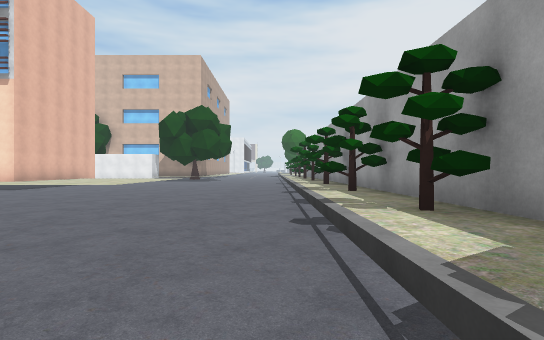
view 1 (above)

24 first-person views from a walk through a scene from a Unity 3-D project. The camera is 1.4 m above the floor, looks level and sees 80° across. The floor is counted in squares, 2 m on a side. Each view is taken from the middle of a square. On the plan, view 1 faces up. The plan holds only what a view shows up to about 10 squares ahead; the rest is blank. The place goes on beyond the plan. The player is left out. Some surface patterns are stand-ins.

view 2
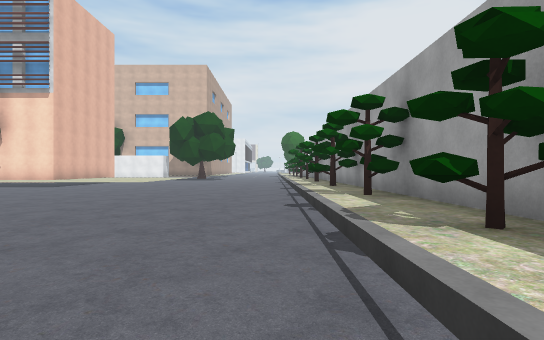

view 3
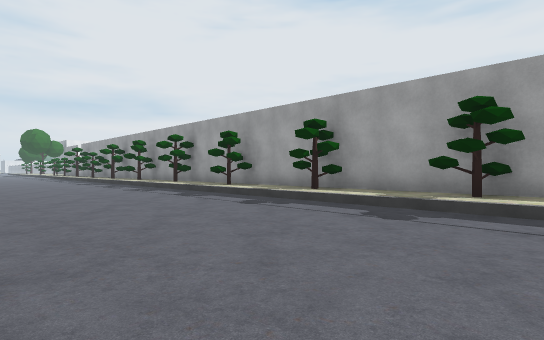

view 4
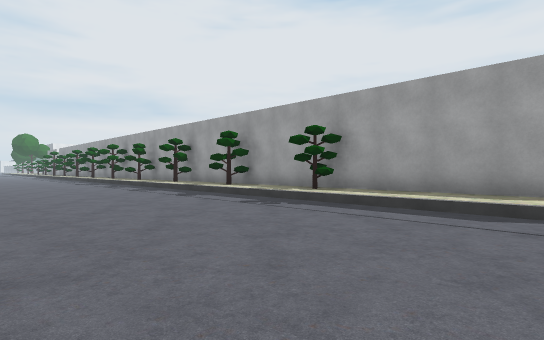

view 5
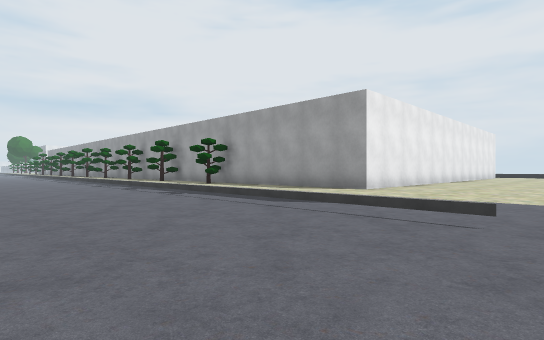

view 6
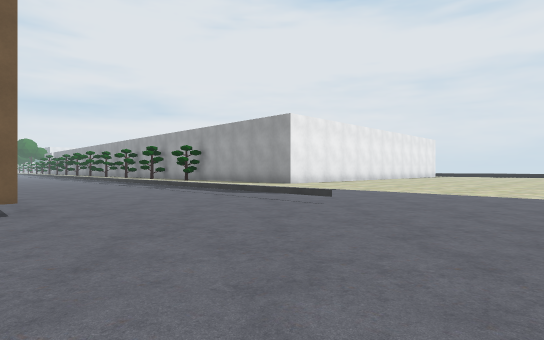

view 7
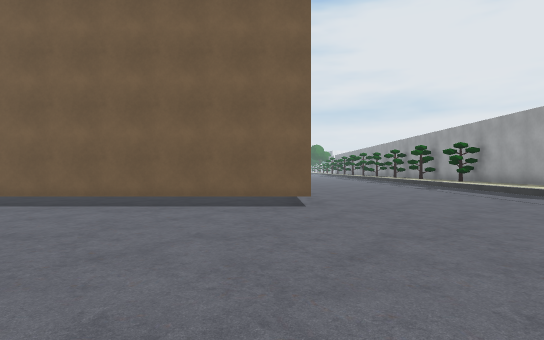

view 8
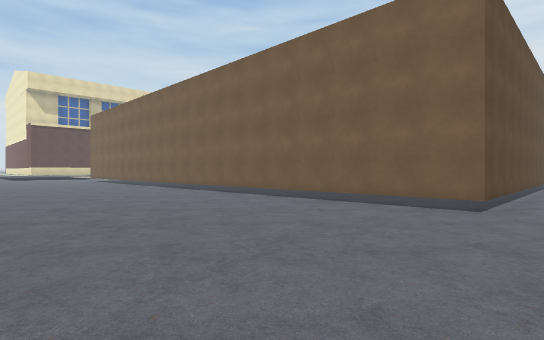

view 9
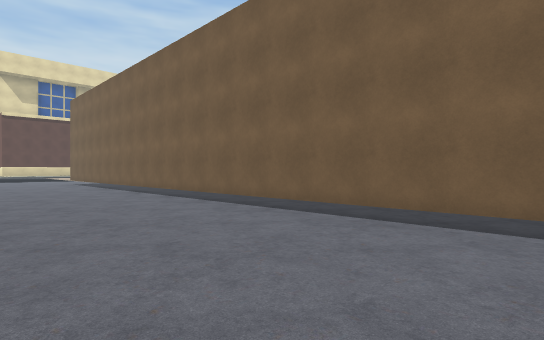

view 10
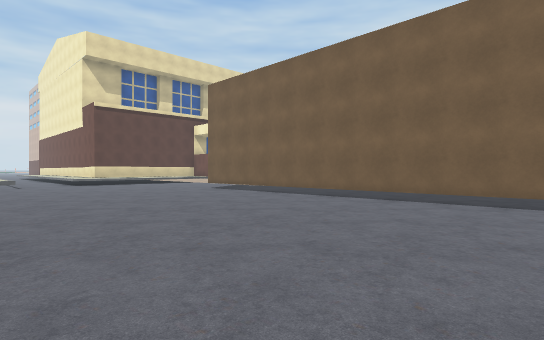

view 11
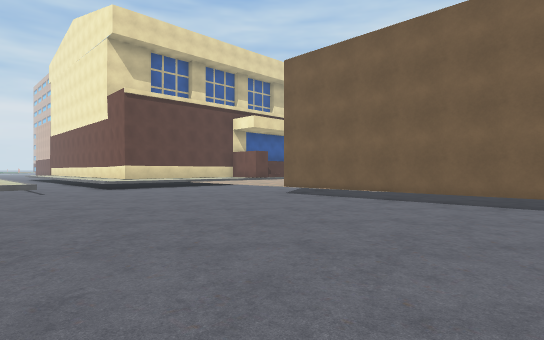

view 12
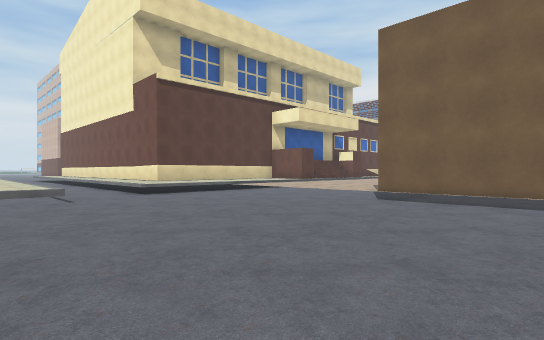

view 13
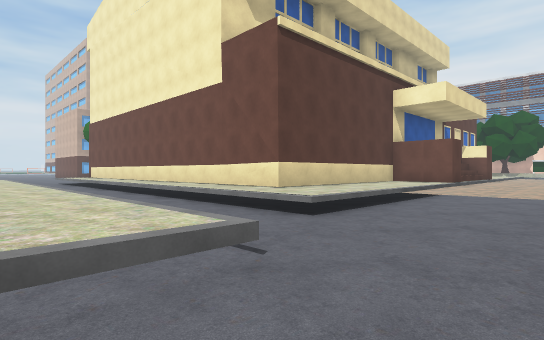

view 14
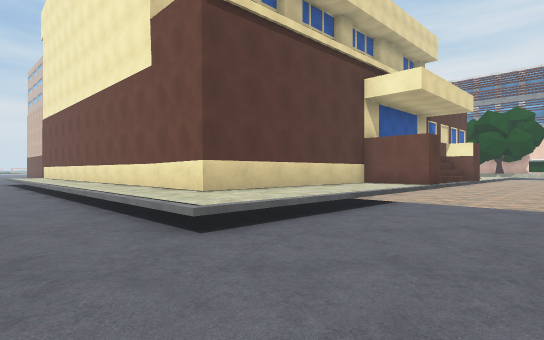

view 15
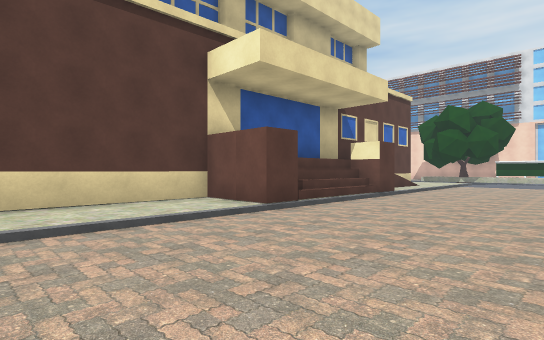

view 16
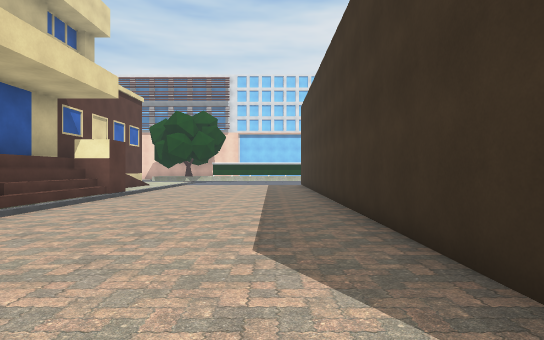

view 17
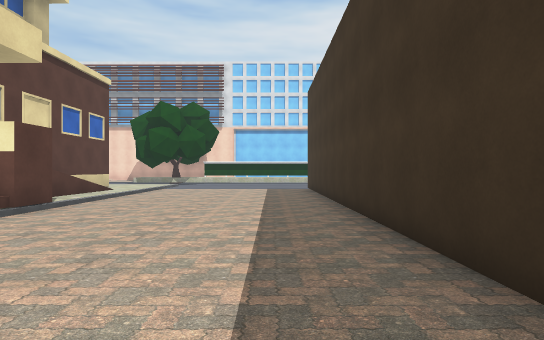

view 18
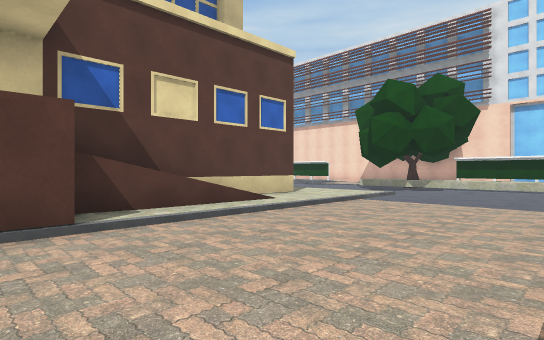

view 19
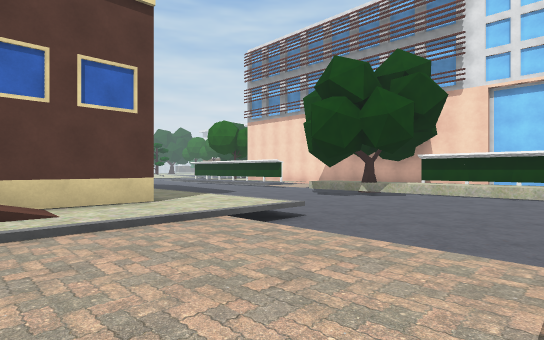

view 20
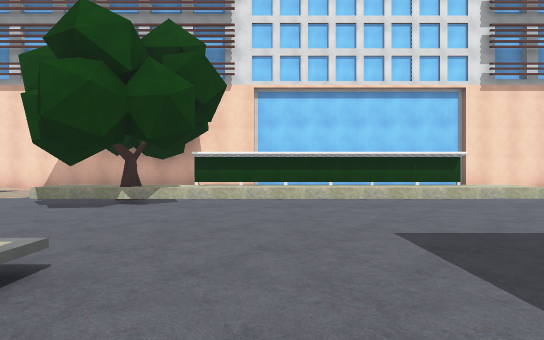

view 21
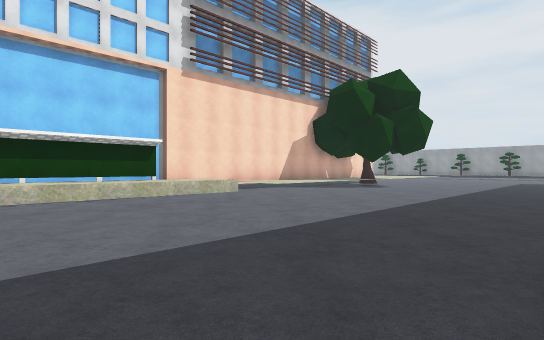

view 22
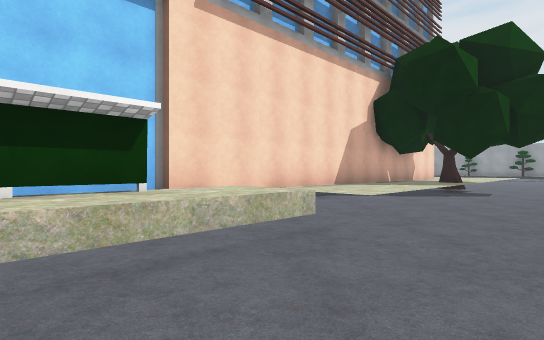

view 23
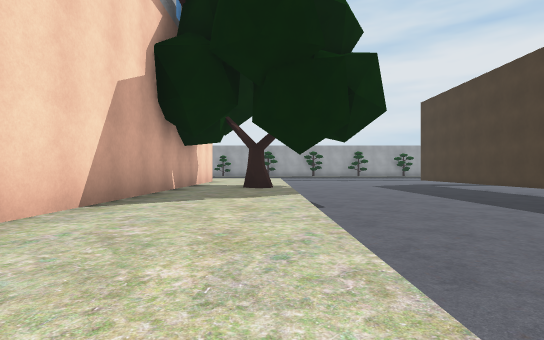

view 24
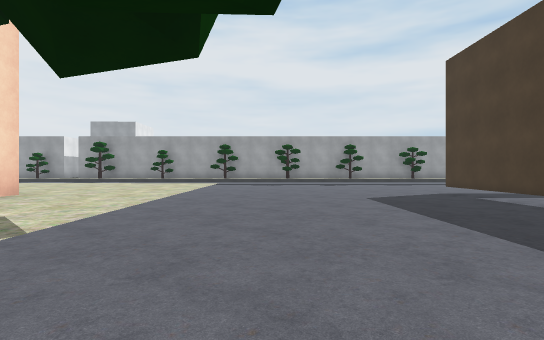

### Floor plan
Key: @ floor where view 1 was taken; # wall or solid block; . main floor; : floor 0.5 m higher than the main floor; + floor 1 m higher than the main floor; / step, stairs or slope; = window, fence, low wall or low ledge; ^ raised ledge; T tree.
Columns run from 38 left of view 1 to 3 right of it. Each row starts with its distance up from view 1.
 13                                ^^^^
 12                               ^^^^^
 11                  #######^^^##^^^^^^
 10   ::////########//.^^^^^^T^^^^^^^^.....T#
  9   ::++T+++++++++++.^^^^^^TT^^^^^^^.....^T
  8    /.#.................................^^
  7     ...................................^^
  6      ..................................TT
  5       .................................^^
  4       .................................^#
  3    ....................................TT
  2    :::::/.....             #######.....^^
  1       #://///                      ....^^
  0       #:/::::                      ...@TT
 -1       #:/:::::#                    ....^^
 -2       #//:::::#                   .....T#
 -3       #//:::::#                   .....^T
 -4       #//:::::#                   .....^^
 -5       ###:::::#                   .....T^
 -6       ###:::::#                   .....^T
 -7       #//:::::#                  #.....^^
 -8       #//:::::#                  #.....^^
 -9       #^/:::::#                  #.....TT
-10       ##/:::::#                  #.....^^
-11       #:/:::::#                  #.....^^
-12       #:/:::::#                  #.....^^
-13       #:/:::::#                  #.....^^
-14       #://////####################.....^^^
-15 #######:/..............................^^^
-16 ::::::::...............................^^^
-17 =========..............................^^^
-18 .......................................^^^
-19  ......................................^^^
-20 ^^^^^^^^^^...............     .........
-21       ^^^^...............

Where each view was taken, in squares from view 1:
view 1: 0 up, 0 right, facing up
view 2: 2 down, 0 right, facing up
view 3: 7 down, 4 left, facing up-right
view 4: 13 down, 4 left, facing up-right
view 5: 17 down, 4 left, facing up-right
view 6: 20 down, 5 left, facing up-right
view 7: 20 down, 5 left, facing up
view 8: 20 down, 3 left, facing up-left
view 9: 18 down, 7 left, facing up-left
view 10: 21 down, 14 left, facing up-left
view 11: 21 down, 18 left, facing up-left
view 12: 21 down, 21 left, facing up-left
view 13: 21 down, 27 left, facing up-left
view 14: 19 down, 27 left, facing up-left
view 15: 14 down, 26 left, facing up-left
view 16: 14 down, 26 left, facing up
view 17: 11 down, 26 left, facing up
view 18: 6 down, 26 left, facing up-left
view 19: 2 down, 26 left, facing up-left
view 20: 0 up, 28 left, facing up
view 21: 2 up, 26 left, facing up-right
view 22: 6 up, 24 left, facing up-right
view 23: 9 up, 20 left, facing right
view 24: 7 up, 14 left, facing right
